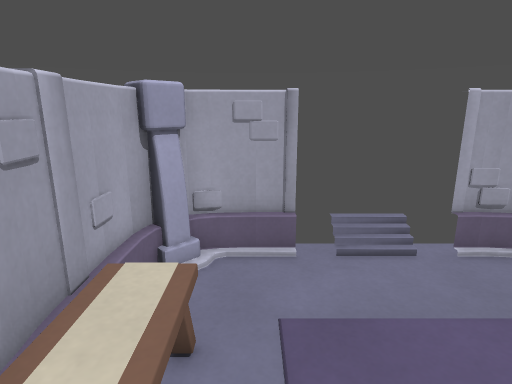
view 1 (above)

14 first-person views from a walk through a Godot game level. The camera is 1.4 m above the floor, tilts 14° down and sees 75° across. Doors that lead somewhere are drawn open, without their leaves. The floor is counted in squares, 0.39 m on a side. Each view is taken from the middle of a square. On the plan, view 1 faces up. The plan holds only what a view shows up to about 20 squares ahead; the rest is blank.

view 2
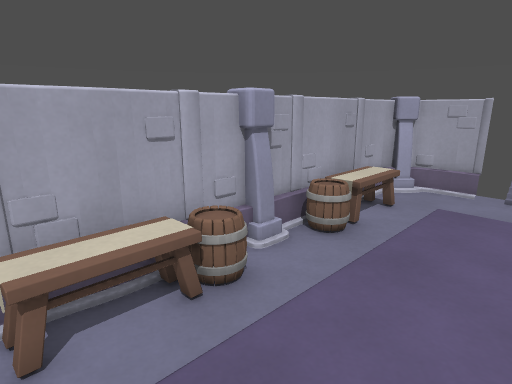

view 3
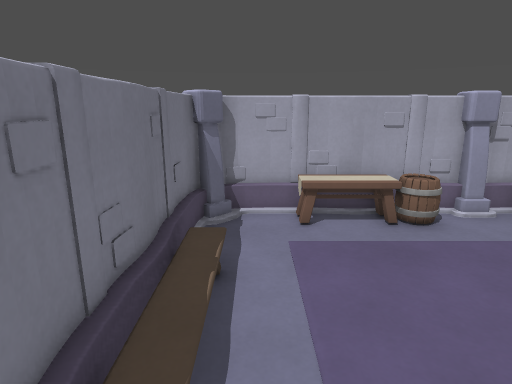

view 4
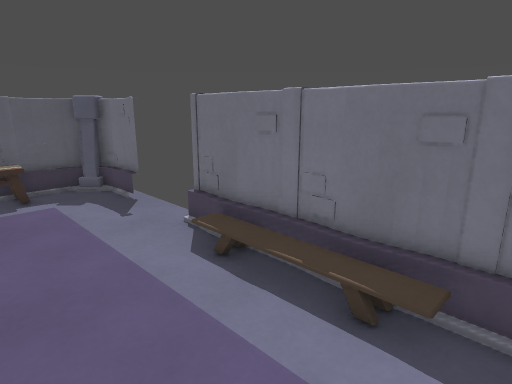

view 5
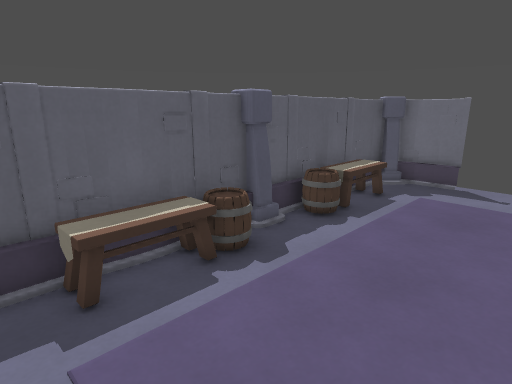

view 6
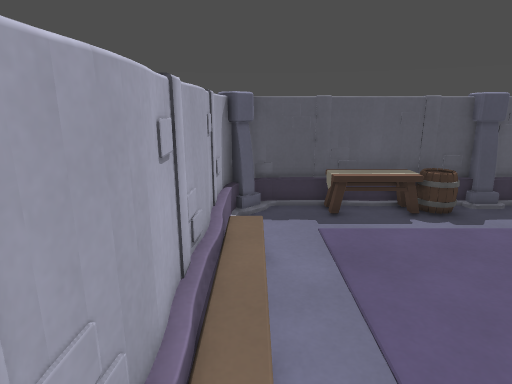

view 7
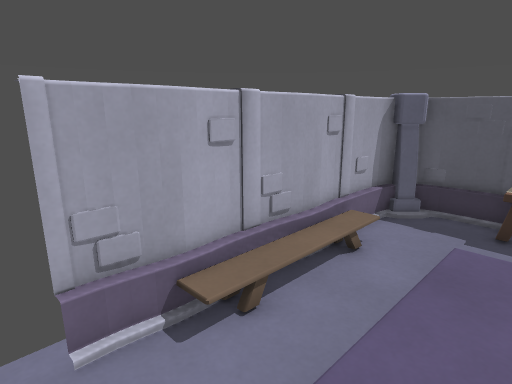

view 8
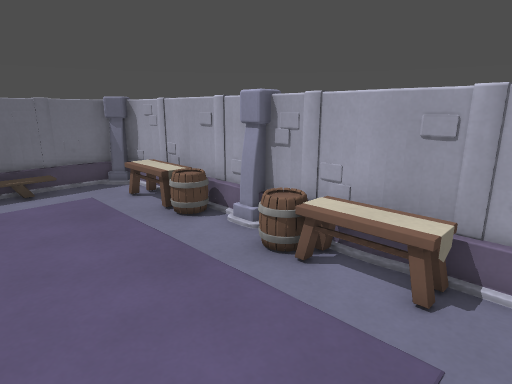

view 9
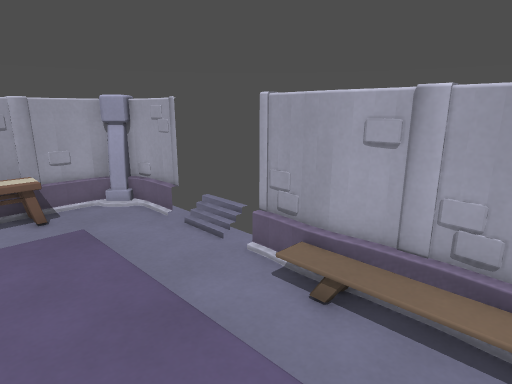

view 10
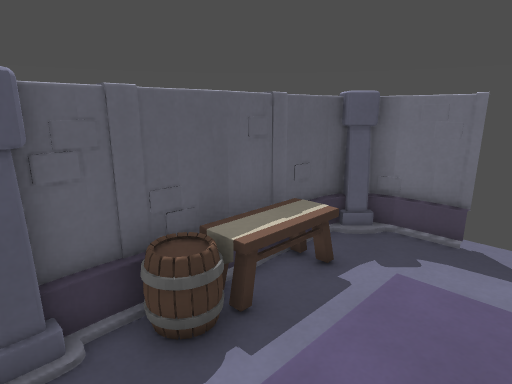

view 11
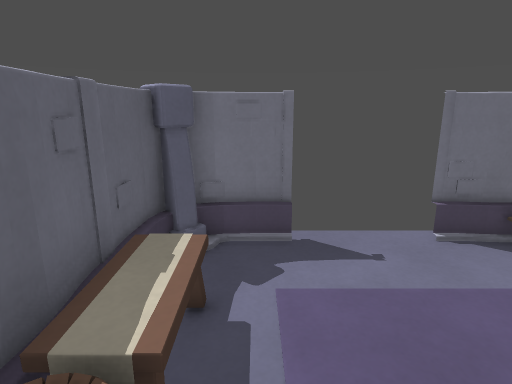

view 12
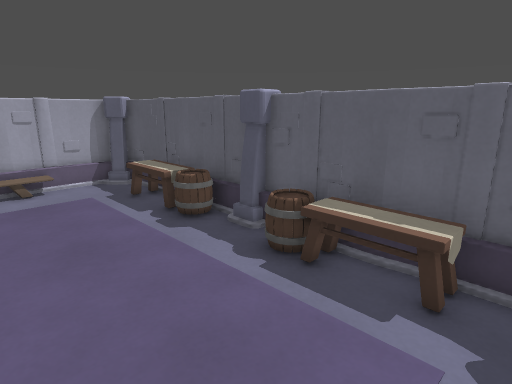

view 13
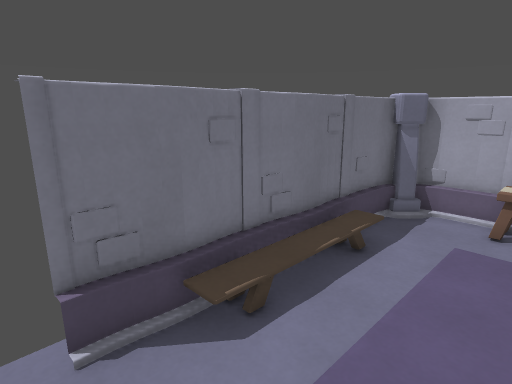

view 14
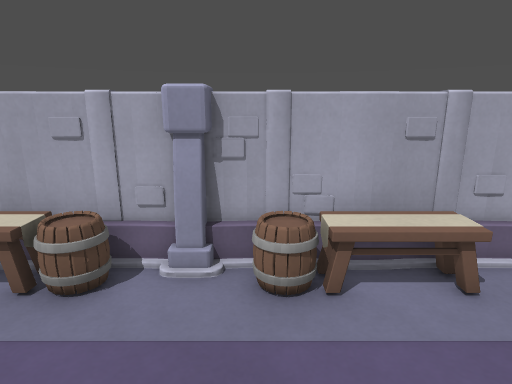

### Floor plan
Key: @ floor where view 1 was taken; # wall or solid block; . floor; D open door; = window, fence, low wall or low ledge; E desk; O other object.
Columns run from 3 left of view 1 to 17 right of it. Each row starts with its distance up from view 1.
  8  ###DDDDD#======####
  7 ##........OOOOOO...#
  6 #..................##
  5 #..................##
  4 #EE...............EE#
  3 #EE...............EE#
  2 #EE.......  ......EE#
  1 #EE......   ......O##
  0 #OO@.....   .......=#
 -1 ##.......   .......##
 -2 ##......    .......##
 -3 #O......    ......OO#
 -4 ##O.....    ......OO#
 -5 #EE........  .....EE#
 -6 #EE...............EE#
 -7 #EE...............EE#
 -8 #EE...............EE#
 -9 ##.................##
-10 ##...OOOOOO........##
-11  ####======#DDDDD###

Where each view was taken, in squares from view 1:
view 1: 0 up, 0 right, facing up
view 2: 8 down, 4 right, facing up-left
view 3: 9 down, 9 right, facing left
view 4: 5 down, 0 right, facing down-right
view 5: 6 up, 9 right, facing down-right
view 6: 7 up, 4 right, facing right
view 7: 3 up, 4 right, facing up-right
view 8: 6 up, 5 right, facing down-left
view 9: 2 up, 11 right, facing up-left
view 10: 1 down, 11 right, facing down-right
view 11: 2 down, 14 right, facing down
view 12: 9 down, 9 right, facing up-right
view 13: 6 down, 10 right, facing down-left
view 14: 0 up, 5 right, facing left
